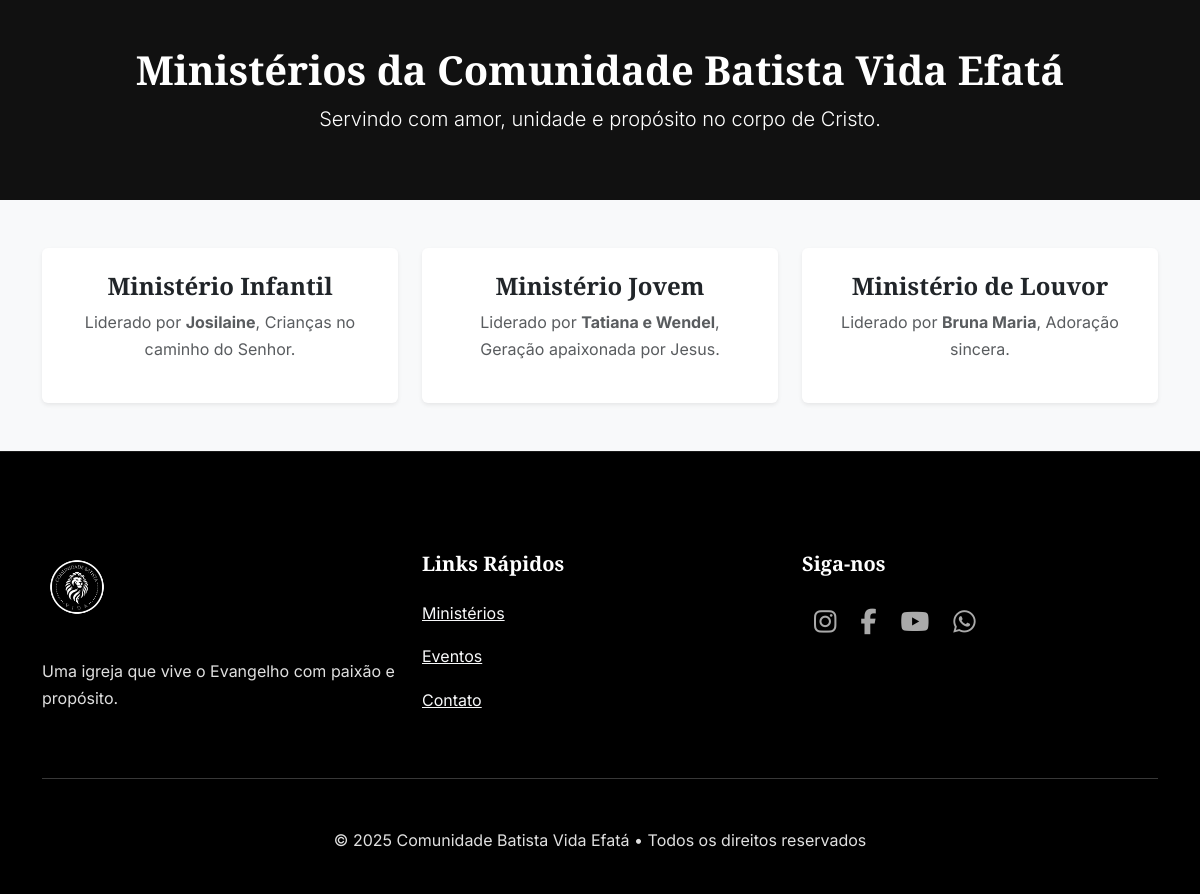
Before: /ministerios (lower part) with the older database file.
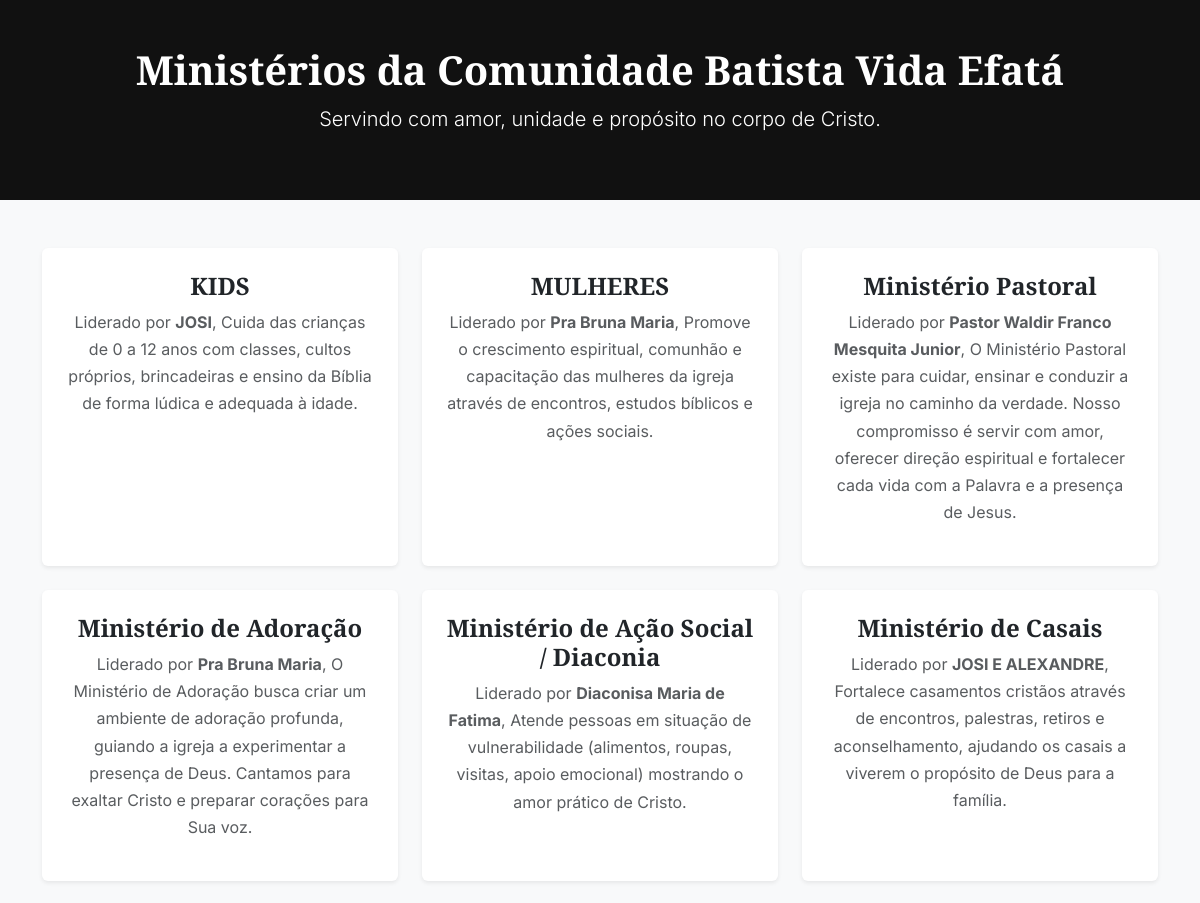
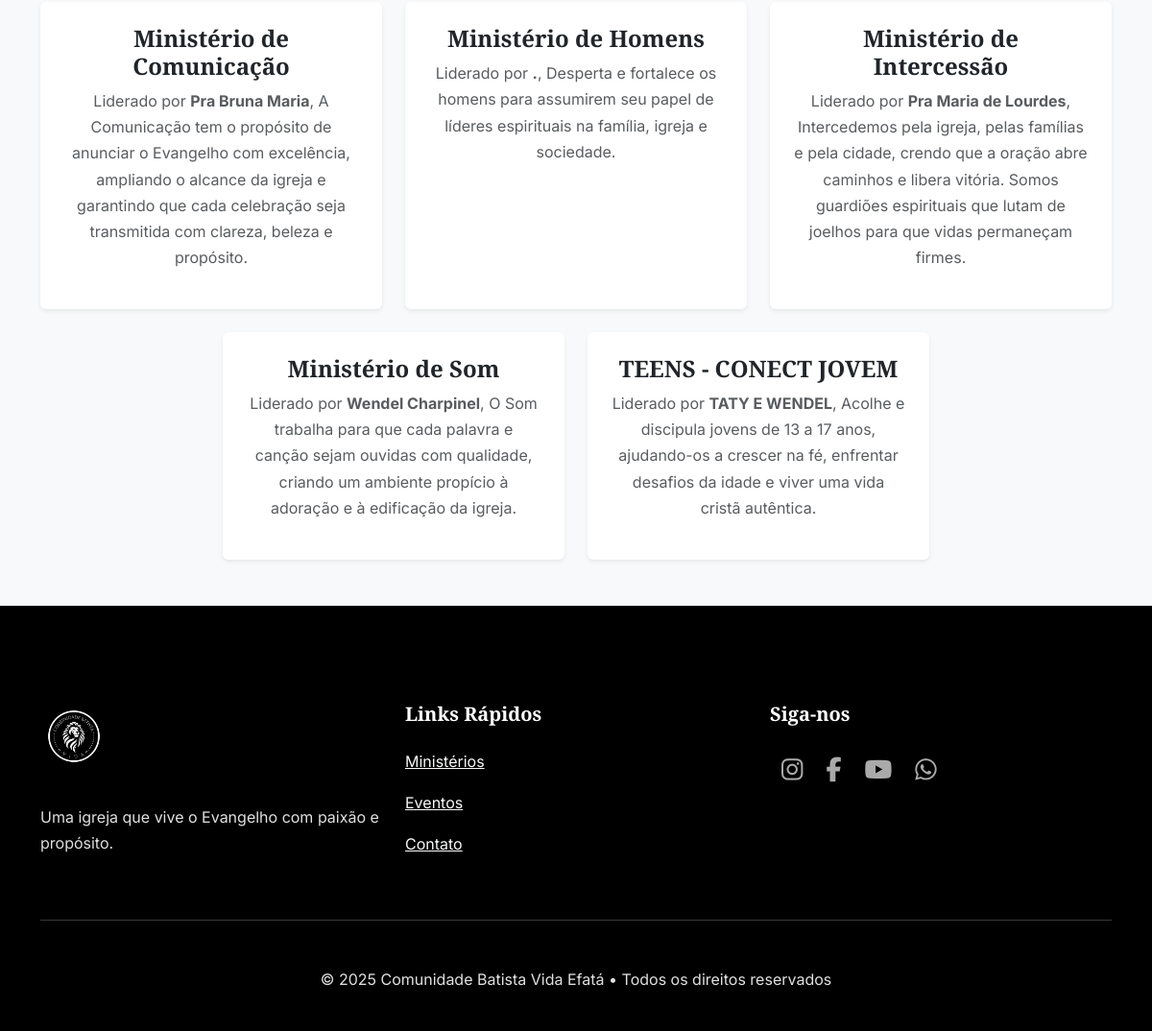
After: the same page with the newer database file (2 pictures, top to bottom).
### app.py (models this page shows, shortened)
class Ministerio(db.Model):
    __tablename__ = 'ministerio'
    id = db.Column(db.Integer, primary_key=True)
    nome = db.Column(db.String(100), nullable=False)
    lider = db.Column(db.String(100), nullable=False)
    descricao = db.Column(db.Text, nullable=False)

### app.py (the view)
@app.route('/ministerios')
def ministerios():
    ministerios = Ministerio.query.order_by(Ministerio.nome).all()
    return render_template('public/ministerios.html', ministerios=ministerios)

### app.py (called while the page is built)
@app.context_processor
def inject_now():
    return {'now': datetime.utcnow()}

### templates/public/ministerios.html (shortened to what this page needs)
{% extends "base.html" %}
{% block content %}
<section class="text-center py-5" style="background-color: #111; color: white;">
    <div class="container">
        <h1 class="fw-bold">Ministérios da Comunidade Batista Vida Efatá</h1>
        <p class="lead">Servindo com amor, unidade e propósito no corpo de Cristo.</p>
    </div>
</section>
<section class="py-5 bg-light">
    <div class="container">
        <div class="row g-4 justify-content-center">
            {% for m in ministerios %}
            <div class="col-md-4">
                <div class="card border-0 shadow-sm text-center p-4 h-100">
                    <h4 class="fw-bold text-dark">{{ m.nome }}</h4>
                    <p class="text-muted">Liderado por <strong>{{ m.lider }}</strong>, {{ m.descricao }}</p>
                </div>
            </div>
            {% else %}
            <div class="col-12 text-center">
                <p class="text-muted">Nenhum ministério cadastrado.</p>
            </div>
            {% endfor %}
        </div>
    </div>
</section>
{% endblock %}

Changed rows visible on the page:
added Ministerio: nome "KIDS", lider "JOSI", descricao "Cuida das crianças de 0 a 12 anos com classes, cultos próprios, brincadeiras e ensino da Bíblia de forma lúdica e adequada à idade."
added Ministerio: nome "MULHERES", lider "Pra Bruna Maria", descricao "Promove o crescimento espiritual, comunhão e capacitação das mulheres da igreja através de encontros, estudos bíblicos e ações sociais."
changed Ministerio: nome "Ministério de Louvor" → "Ministério Pastoral"; lider "Bruna Maria" → "Pastor Waldir Franco Mesquita Junior"; descricao "Adoração sincera." → "O Ministério Pastoral existe para cuidar, ensinar e conduzir a igreja no caminho da verdade. Nosso compromisso é servir com amor, oferecer direção espiritual e fortalecer cada vida com a Palavra e a presença de Jesus."; moves up the list
changed Ministerio: nome "Ministério Infantil" → "Ministério de Adoração"; lider "Josilaine" → "Pra Bruna Maria"; descricao "Crianças no caminho do Senhor." → "O Ministério de Adoração busca criar um ambiente de adoração profunda, guiando a igreja a experimentar a presença de Deus. Cantamos para exaltar Cristo e preparar corações para Sua voz."
added Ministerio: nome "Ministério de Ação Social / Diaconia", lider "Diaconisa Maria de Fatima", descricao "Atende pessoas em situação de vulnerabilidade (alimentos, roupas, visitas, apoio emocional) mostrando o amor prático de Cristo."
added Ministerio: nome "Ministério de Casais", lider "JOSI E ALEXANDRE", descricao "Fortalece casamentos cristãos através de encontros, palestras, retiros e aconselhamento, ajudando os casais a viverem o propósito de Deus para a família."
changed Ministerio: nome "Ministério Jovem" → "Ministério de Comunicação"; lider "Tatiana e Wendel" → "Pra Bruna Maria"; descricao "Geração apaixonada por Jesus." → "A Comunicação tem o propósito de anunciar o Evangelho com excelência, ampliando o alcance da igreja e garantindo que cada celebração seja transmitida com clareza, beleza e propósito."
added Ministerio: nome "Ministério de Homens", lider ".", descricao "Desperta e fortalece os homens para assumirem seu papel de líderes espirituais na família, igreja e sociedade."
added Ministerio: nome "Ministério de Intercessão", lider "Pra Maria de Lourdes", descricao "Intercedemos pela igreja, pelas famílias e pela cidade, crendo que a oração abre caminhos e libera vitória. Somos guardiões espirituais que lutam de joelhos para que vidas permaneçam firmes."
added Ministerio: nome "Ministério de Som", lider "Wendel Charpinel", descricao "O Som trabalha para que cada palavra e canção sejam ouvidas com qualidade, criando um ambiente propício à adoração e à edificação da igreja."
added Ministerio: nome "TEENS - CONECT JOVEM", lider "TATY E WENDEL", descricao "Acolhe e discipula jovens de 13 a 17 anos, ajudando-os a crescer na fé, enfrentar desafios da idade e viver uma vida cristã autêntica."
